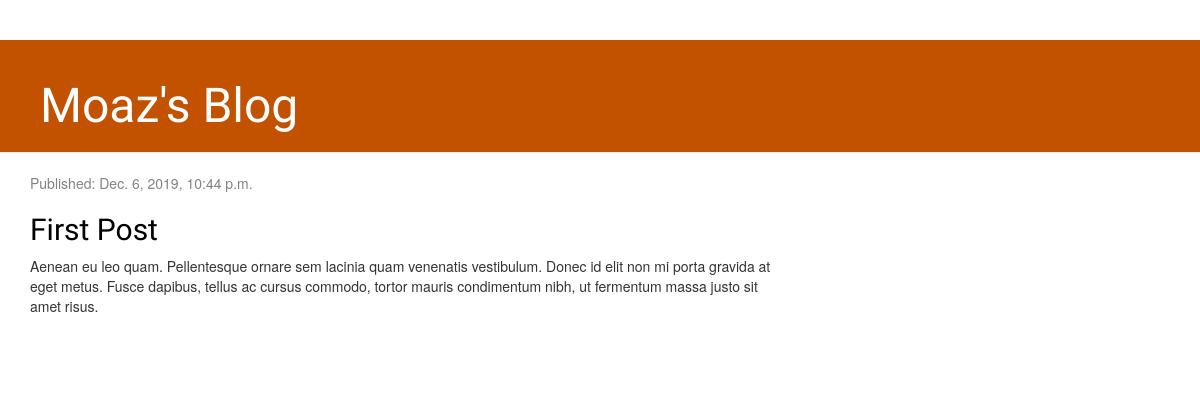
Before: / with the older database file.
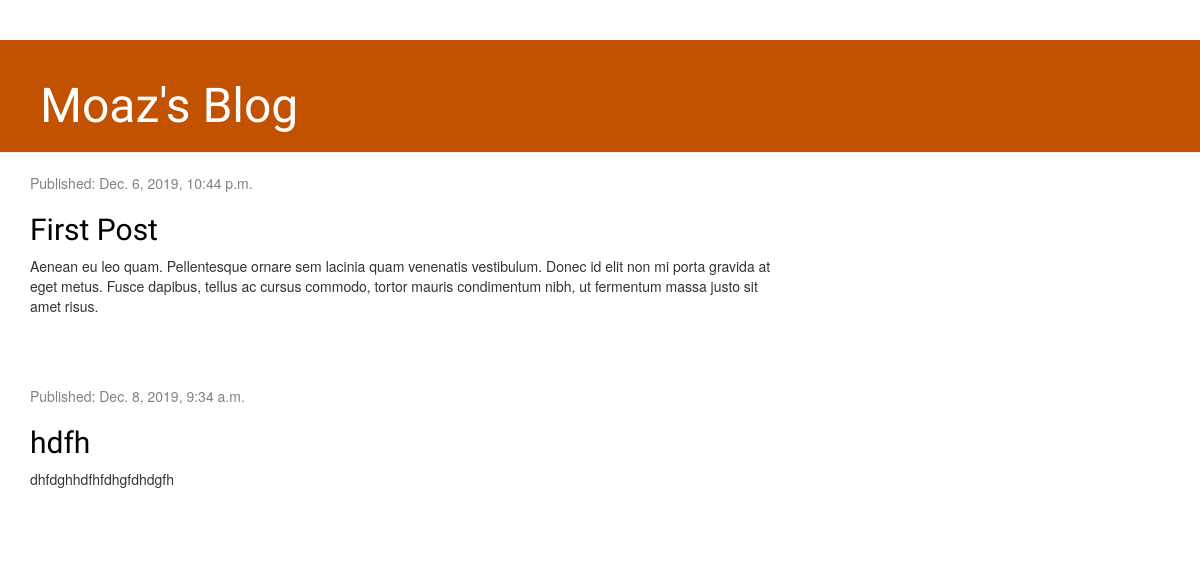
After: the same page with the newer database file.
### blog/models.py (models this page shows, shortened)
class Post(models.Model):
    author = models.ForeignKey(settings.AUTH_USER_MODEL, on_delete=models.CASCADE)
    title = models.CharField(max_length=200)
    text = models.TextField()
    created_date = models.DateTimeField(timezone.now())
    publish_date = models.DateTimeField(blank=True, null=True)

### blog/views.py (the view)
# urls.py: path('', views.post_list, name='postlist'),
def post_list(request):
    posts = Post.objects.filter(publish_date__lte=timezone.now()).order_by('publish_date')
    return render(request, 'blog/post_list.html', {'posts': posts})

### blog/templates/blog/post_list.html
{% extends 'blog/base.html' %}
            {%block content%}
            {% for post in posts %}
                <div class="post">
                    <div class="date">
                        <p>Published: {{ post.publish_date}}</p>
                    </div>
                    <h2><a href="{% url 'post_detail' pk=post.pk %}">{{ post.title }}</a></h2>
                    <p>{{ post.text|linebreaksbr }}</p>
                </div>
            {% endfor %}
            {%endblock%}

### blog/templates/blog/base.html (shortened to what this page needs)
{% load static %}
<html lang="en">
<head>
    <link rel="stylesheet" href="{% static 'css/blog.css' %}">
    <link rel="stylesheet" href="//maxcdn.bootstrapcdn.com/bootstrap/3.2.0/css/bootstrap.min.css">
    <link rel="stylesheet" href="//maxcdn.bootstrapcdn.com/bootstrap/3.2.0/css/bootstrap-theme.min.css">
</head>
<body>
<div class="page-header">
     <h1><a href="/">Moaz's Blog</a></h1>
</div>
<div class="content container">
    <div class="row">
        <div class="col-md-8">
            {% block content %}
            {% endblock %}
        </div>
    </div>
</div>
</body>
</html>

### blog/static/css/blog.css (style rules this page uses)
.page-header { background-color: #C25100; margin-top: 0; padding: 20px 20px 20px 40px; }
.page-header h1 a, .page-header h1 a, .page-header h1 a:visited, .page-header h1 a:active { color: #ffffff; font-size: 36pt; text-decoration: none; }
.content { margin-left: 40px; }
h1 a, h2 a, h3 a, h4 a { font-family: 'Lobster', cursive; }
.date { color: #828282; }
.post { margin-bottom: 70px; }
.post h2 a, .post h2 a:visited { color: #000000; }

Changed rows visible on the page:
added Post: publish_date "Dec. 8, 2019, 9:34 a.m.", title "hdfh", text "dhfdghhdfhfdhgfdhdgfh"
